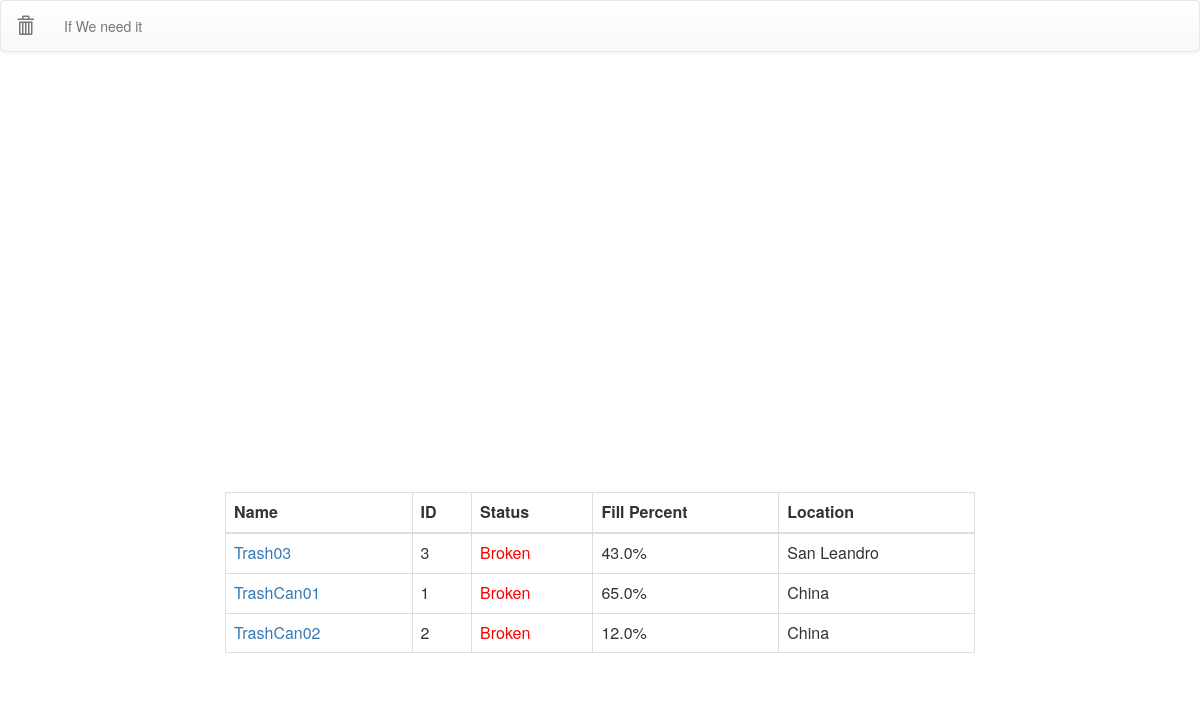
The page / on the database its author committed.
### map/models.py (models this page shows, shortened)
class TrashCan(models.Model):
	lastEmptied = models.DateTimeField('last emptied', default=timezone.now)
	lastUpdated = models.DateTimeField('last updated', default=timezone.now)
	sensor1 = models.FloatField(default=50.0)
	sensor2 = models.FloatField(default=80.0)
	sensor3 = models.FloatField(default=69.0)
	fillLevel = models.FloatField(default=44.0)
	percent = models.FloatField(default=44.0)
	full_status = models.BooleanField(default=True)
	latitude = models.FloatField(default=37.7249)
	longitude = models.FloatField(default=-122.1561)
	location = models.CharField(max_length=400, default='101 Estudillo Ave')
	info = models.CharField(max_length=500, default='swag')
	maxFill = models.FloatField(default=100.0)
	installDate = models.DateTimeField('installed', default=timezone.now)
	trashID = models.IntegerField(default='1')
	name = models.CharField(max_length=30, default='MiDro')

### map/views.py (the view)
# urls.py: url(r'^$', views.IndexView.as_view(), name='index'),
class IndexView(generic.ListView):
    template_name = 'map/index.html'
    context_object_name = 'latest_trash_list'
    def get_queryset(self):
        return TrashCan.objects.order_by('-name')[::-1]

### map/templates/map/index.html (shortened to what this page needs)
{% extends 'map/base.html' %}
{% block content %}
<div id="map"></div>
{% if latest_trash_list %}
	<table class="table table-hover table-bordered" id="infoTable">
		<thead>
			<th>
				Name
			</th>
			<th>
				ID
			</th>
			<th>
				Status
			</th>
			<th>
				Fill Percent
			</th>
			<th>
				Location
			</th>
		</thead>
	{% for bin in latest_trash_list %}
		<tr {% if bin.status == False %} class="danger" {% endif %}>
			<td>
				<a href="{% url 'map:detail' bin.id %}">{{bin.name}}</a>
			</td>
			<td>
				{{bin.trashID}}
			</td>
			<td>
				{% if bin.status == True %}
				<span id="work">Working</span>
				{% else %}
				<span id="broke">Broken</span>
				{% endif %}
			</td>
			<td>
				{{bin.fillLevel}}%
			</td>
			<td>
				{{bin.location}}
			</td>
		</tr>
	{% endfor %}
	</table>
{% else %}
	<p> No polls are available. </p>
{% endif %}
{% endblock %}

### map/static/map/style.css (style rules this page uses)
#broke { color: red; }
#map { width: 100%; height: 400px; }
#infoTable { margin-top: 20px; }

### rows shown on the page
TrashCan: name "Trash03", trashID "3", fillLevel "43.0", location "San Leandro"
TrashCan: name "TrashCan01", trashID "1", fillLevel "65.0", location "China"
TrashCan: name "TrashCan02", trashID "2", fillLevel "12.0", location "China"
